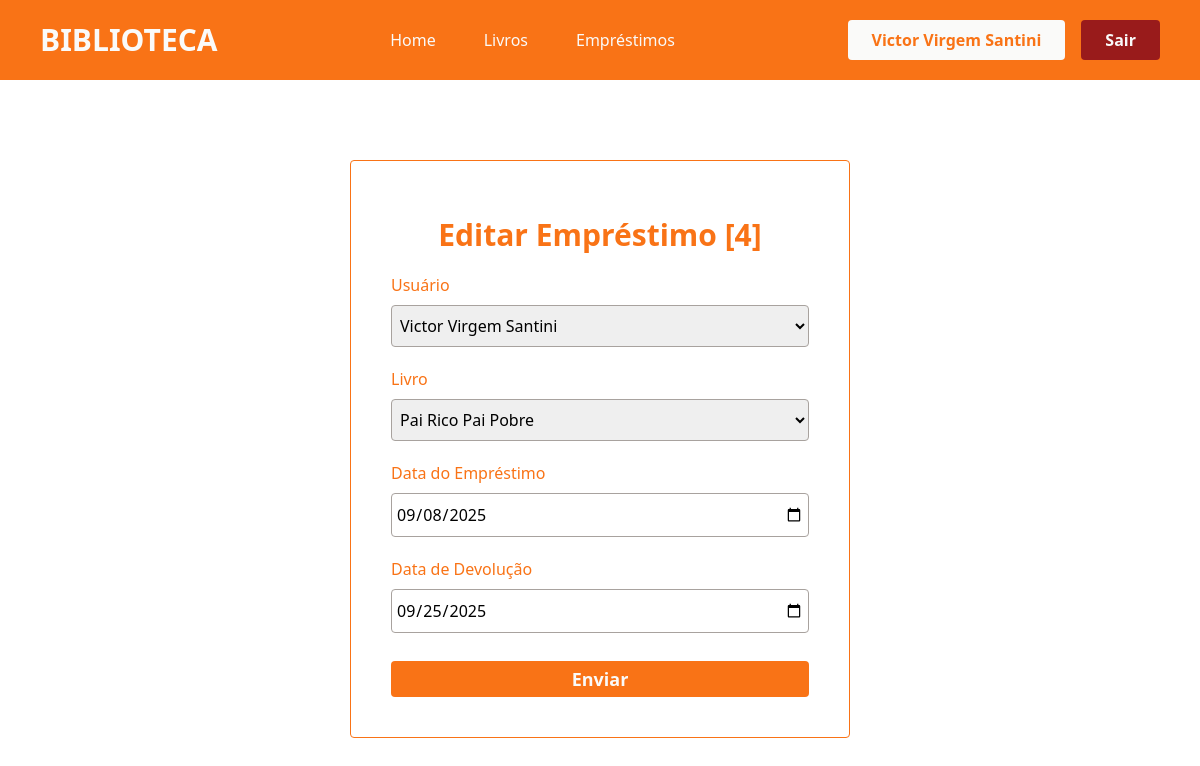
The app's page /emprestimos/editar/4 (signed in) with its own data.
### app/models.py (models this page shows)
class User(db.Model, UserMixin):
    id = db.Column(db.Integer, primary_key=True)
    nome = db.Column(db.String(100), nullable=True)
    telefone = db.Column(db.String(100), nullable=True)
    email = db.Column(db.String(100), nullable=True)
    senha = db.Column(db.String(100), nullable=True)
    emprestimos = db.relationship('Emprestimo', backref='user', lazy=True)

class Emprestimo(db.Model):
    id = db.Column(db.Integer, primary_key=True)
    data_emprestimo = db.Column(db.DateTime, default=datetime.now)
    data_devolucao = db.Column(db.DateTime, default=datetime.now)
    user_id = db.Column(db.Integer, db.ForeignKey('user.id', name="fk_emprestimo_user"), nullable=True)
    livro_id = db.Column(db.Integer, db.ForeignKey('livro.id', name="fk_emprestimo_livro"), nullable=True)
    statusEmprestimo = db.Column(db.String(100), nullable=True)

### app/views.py (the view)
@app.route('/emprestimos/editar/<int:id>', methods=['GET', 'POST'])
@login_required
def editar_emprestimo(id):
    emprestimo = Emprestimo.query.get_or_404(id)
    form = EmprestimoForm(obj=emprestimo)
    if form.validate_on_submit():
        form.populate_obj(emprestimo)
        db.session.commit()
        return redirect(url_for('emprestimos'))
    return render_template('editar_emprestimo.html', form=form, emprestimo=emprestimo)

### app/forms.py (shortened to what this page needs)
class EmprestimoForm(FlaskForm):
    data_emprestimo = DateField('Data do Empréstimo', validators=[DataRequired()])
    data_devolucao = DateField('Data de Devolução', validators=[DataRequired()])
    user_id = SelectField('Usuário', coerce=int, validators=[DataRequired()])
    livro_id = SelectField('Livro', coerce=int, validators=[DataRequired()])
    statusEmprestimo = StringField('Status')
    btnSubmit = SubmitField('Enviar')
    def __init__(self, *args, **kwargs):
        super().__init__(*args, **kwargs)
        self.user_id.choices = [(u.id, u.nome) for u in User.query.all()]
        self.livro_id.choices = [(l.id, l.titulo) for l in Livro.query.all()]

### app/models.py (called while the page is built)
@login_manager.user_loader
def load_user(user_id):
    return User.query.get(user_id)

### app/templates/editar_emprestimo.html (shortened to what this page needs)
{% extends "head.html" %}
{% block content %}
<div class="container-login w-100 flex justify-center align-center">
    <section class="forms-login mt-[5rem] border-orange-500 border-[1px] p-10 rounded w-[500px]">
                <h3 class="text-center text-3xl font-bold mt-4 text-orange-500">Editar Empréstimo [{{emprestimo.id}}]</h3>
                <form action="{{ url_for('editar_emprestimo', id=emprestimo.id) }}" method="post" class="flex flex-col">
                    {{form.user_id.label(class="text-orange-500 font-medium mt-5")}}
                    {{form.user_id(class="border-[1px] rounded border-stone-400 mt-2 px-1 py-2 outline-orange-500 outline-2")}}
                    {{form.livro_id.label(class="text-orange-500 font-medium mt-5")}}
                    {{form.livro_id(class="border-[1px] rounded border-stone-400 mt-2 px-1 py-2 outline-orange-500 outline-2")}}
                    {{form.data_emprestimo.label(class="text-orange-500 font-medium mt-5")}}
                    {{form.data_emprestimo(class="border-[1px] rounded border-stone-400 mt-2 px-1 py-2 outline-orange-500 outline-2")}}
                    {{form.data_devolucao.label(class="text-orange-500 font-medium mt-5")}}
                    {{form.data_devolucao(class="border-[1px] rounded border-stone-400 mt-2 px-1 py-2 outline-orange-500 outline-2")}}
                    {{form.btnSubmit(class="bg-orange-500 w-100 text-stone-50 font-semibold text-lg mt-7 rounded py-1 hover:bg-orange-700 cursor-pointer transition-all duration-500")}}
                </form>
    </section>
</div>
{% endblock %}

### app/templates/header.html (shortened to what this page needs)
{% extends "head.html" %}
{% block content %}
<header class="font-sans px-10 py-5 bg-orange-500">
    <div class="container-header flex justify-between items-center">
        <div class="logo text-stone-50 font-bold text-3xl">
            <h1>BIBLIOTECA</h1>
        </div>
        <nav class="nav flex gap-12 text-stone-50 font-medium">
            <a href="{{ url_for('homepage') }}">Home</a>
            <a href="{{ url_for('livros') }}">Livros</a>
            <a href="{{ url_for('emprestimos') }}">Empréstimos</a>
        </nav>
        <div class="login flex gap-4">
            {% if current_user.is_authenticated %}
            <p class="bg-stone-50 px-6 py-2 text-orange-500 rounded font-semibold">{{current_user.nome}}</p>
                <a href="{{ url_for('logout') }}" class="bg-red-800 px-6 py-2 text-stone-50 rounded font-semibold cursor-pointer hover:bg-red-900 transition-all duration-500">Sair</a>
            {% endif %}
        </div>
    </div>
</header>
{% endblock %}

### records on screen
User: nome "Victor Virgem Santini"
Emprestimo: id "4", user_id "Victor Virgem Santini", livro_id "Pai Rico Pai Pobre", data_emprestimo "09/08/2025", data_devolucao "09/25/2025"
